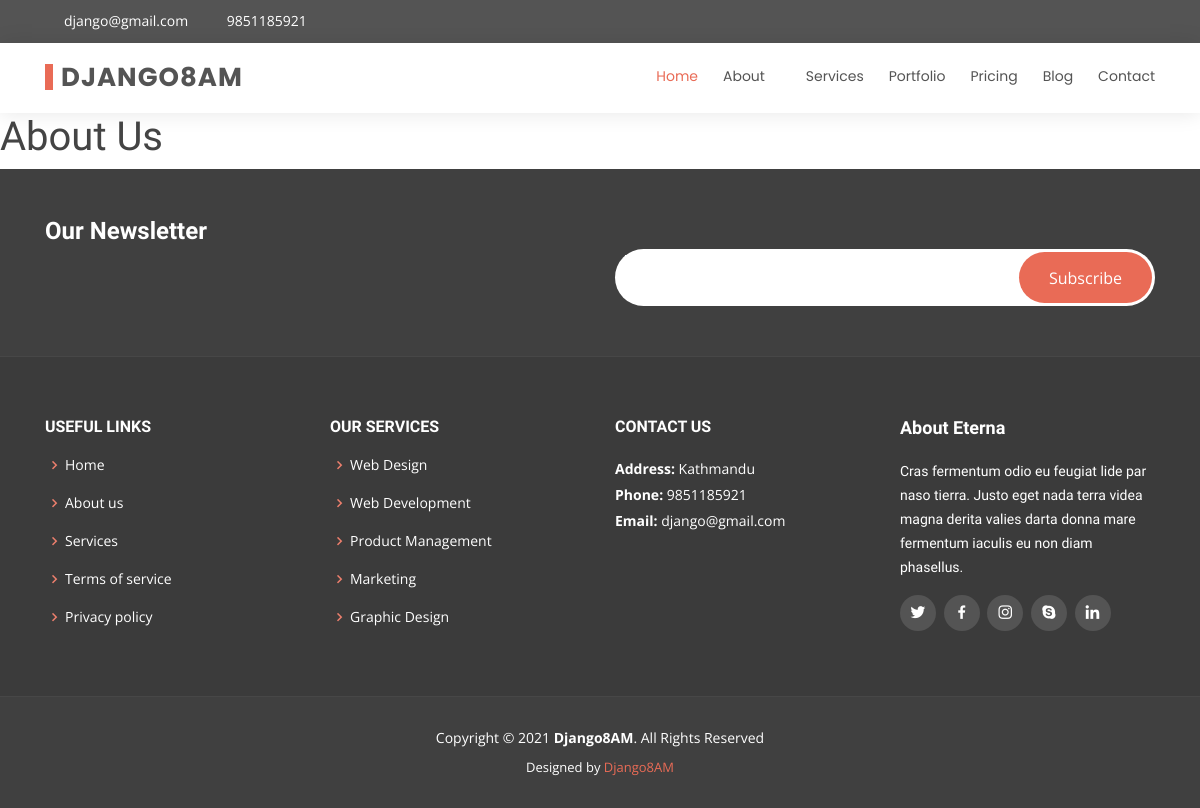
/about, run on the app's committed database.
### blog/models.py (models this page shows)
class ProjectConfig(models.Model):
    company_name = models.CharField(max_length=255)
    company_email = models.CharField(max_length=255)
    company_phone = models.CharField(max_length=100)
    company_address = models.CharField(max_length=255)
    company_fax = models.IntegerField(default=0)
    company_logo = models.ImageField(upload_to='logo')

### blog/views.py (the view)
# urls.py: path('about', views.about, name='about'),
def about(request):
    return render(request, page_path + 'about/about.html')

### blog/general.py (called while the page is built)
def global_data(request):
    data = {
        'title': 'Welcome',
        'settingData': ProjectConfig.objects.first()
    }
    return data

### blog/templates/frontend/pages/about/about.html
{% extends 'frontend/master/master.html' %}
{% block content %}
    <h1>About Us</h1>
{% endblock %}

### blog/templates/frontend/layouts/top-nav.html
<section id="topbar" class="d-none d-lg-block">
    <div class="container d-flex">
        <div class="contact-info mr-auto">
            <i class="icofont-envelope"></i><a href="mailto:{{ settingData.company_email}}">{{ settingData.company_email }}</a>
            <i class="icofont-phone"></i>{{settingData.company_phone}}
        </div>
        <div class="social-links">
            <a href="#" class="twitter"><i class="icofont-twitter"></i></a>
            <a href="#" class="facebook"><i class="icofont-facebook"></i></a>
            <a href="#" class="instagram"><i class="icofont-instagram"></i></a>
            <a href="#" class="skype"><i class="icofont-skype"></i></a>
            <a href="#" class="linkedin"><i class="icofont-linkedin"></i></a>
        </div>
    </div>
</section>

### blog/templates/frontend/layouts/top-header.html (shortened to what this page needs)
<header id="header">
    <div class="container d-flex">
        <div class="logo mr-auto">
            <h1 class="text-light"><a href="{% url 'index' %}"><span>{{ settingData.company_name }}</span></a></h1>
        </div>
        <nav class="nav-menu d-none d-lg-block">
            <ul>
                <li class="active"><a href="{% url 'index' %}">Home</a></li>
                <li class="drop-down"><a href="#">About</a>
                </li>
                <li><a href="services.html">Services</a></li>
                <li><a href="portfolio.html">Portfolio</a></li>
                <li><a href="pricing.html">Pricing</a></li>
                <li><a href="blog.html">Blog</a></li>
                <li><a href="contact.html">Contact</a></li>
            </ul>
        </nav>
    </div>
</header>

### blog/templates/frontend/layouts/footer.html (shortened to what this page needs)
<footer id="footer">
    <div class="footer-newsletter">
        <div class="container">
            <div class="row">
                <div class="col-lg-6">
                    <h4>Our Newsletter</h4>
                </div>
                <div class="col-lg-6">
                    <form action="" method="post">
                        <label>
                            <input type="email" name="email">
                        </label><input type="submit" value="Subscribe">
                    </form>
                </div>
            </div>
        </div>
    </div>
    <div class="footer-top">
        <div class="container">
            <div class="row">
                <div class="col-lg-3 col-md-6 footer-links">
                    <h4>Useful Links</h4>
                    <ul>
                        <li><i class="bx bx-chevron-right"></i> <a href="{% url 'index' %}">Home</a></li>
                        <li><i class="bx bx-chevron-right"></i> <a href="#">About us</a></li>
                        <li><i class="bx bx-chevron-right"></i> <a href="#">Services</a></li>
                        <li><i class="bx bx-chevron-right"></i> <a href="#">Terms of service</a></li>
                        <li><i class="bx bx-chevron-right"></i> <a href="#">Privacy policy</a></li>
                    </ul>
                </div>
                <div class="col-lg-3 col-md-6 footer-links">
                    <h4>Our Services</h4>
                    <ul>
                        <li><i class="bx bx-chevron-right"></i> <a href="#">Web Design</a></li>
                        <li><i class="bx bx-chevron-right"></i> <a href="#">Web Development</a></li>
                        <li><i class="bx bx-chevron-right"></i> <a href="#">Product Management</a></li>
                        <li><i class="bx bx-chevron-right"></i> <a href="#">Marketing</a></li>
                        <li><i class="bx bx-chevron-right"></i> <a href="#">Graphic Design</a></li>
                    </ul>
                </div>
                <div class="col-lg-3 col-md-6 footer-contact">
                    <h4>Contact Us</h4>
                    <p>
                        <strong>Address: </strong>{{ settingData.company_address }}<br>
                        <strong>Phone: </strong>{{ settingData.company_phone }}<br>
                        <strong>Email: </strong>{{settingData.company_email}}<br>
                    </p>
                </div>
                <div class="col-lg-3 col-md-6 footer-info">
                    <h3>About Eterna</h3>
                    <p>Cras fermentum odio eu feugiat lide par naso tierra. Justo eget nada terra videa magna derita
                        valies darta donna mare fermentum iaculis eu non diam phasellus.</p>
                    <div class="social-links mt-3">
                        <a href="#" class="twitter"><i class="bx bxl-twitter"></i></a>
                        <a href="#" class="facebook"><i class="bx bxl-facebook"></i></a>
                        <a href="#" class="instagram"><i class="bx bxl-instagram"></i></a>
                        <a href="#" class="google-plus"><i class="bx bxl-skype"></i></a>
                        <a href="#" class="linkedin"><i class="bx bxl-linkedin"></i></a>
                    </div>
                </div>
            </div>
        </div>
    </div>
    <div class="container">
        <div class="copyright">
            Copyright &copy; {% now 'Y' %}<strong><span> {{ settingData.company_name }}</span></strong>. All Rights Reserved
        </div>
        <div class="credits">
            Designed by <a href="">{{ settingData.company_name}}</a>
        </div>
    </div>
</footer>
{% load static %}

### blog/static/assets/css/style.css (style rules this page uses)
body { font-family: "Open Sans", sans-serif; color: #444444; }
a { color: #e96b56; }
h1, h2, h3, h4, h5, h6 { font-family: "Raleway", sans-serif; }
#topbar { background: #545454; padding: 10px 0; font-size: 14px; }
#topbar .contact-info { color: #fff; }
#topbar .contact-info a { line-height: 1; color: #fff; transition: 0.3s; }
#topbar .contact-info i { color: #e96b56; padding: 4px; }
#topbar .contact-info .icofont-phone { padding-left: 20px; }
#topbar .social-links a { color: #fff; padding: 4px 0 4px 16px; display: inline-block; line-height: 1px; transition: 0.3s; }
#topbar .social-links a:first-child { border-left: 0; }
#header { height: 70px; transition: all 0.5s; z-index: 997; transition: all 0.5s; padding: 10px 0; background: #fff; box-shadow: 0px 0px 20px 0px rgba(0, 0, 0, 0.1); position: relative; }
#header .logo h1 { font-size: 26px; padding: 0 0 0 8px; margin: 11px 0; line-height: 1; font-weight: 700; letter-spacing: 1px; text-transform: uppercase; font-family: "Poppins", sans-serif; border-left: 8px solid #e96b56; }
#header .logo h1 a, #header .logo h1 a:hover { color: #545454; text-decoration: none; }
.nav-menu, .nav-menu * { margin: 0; padding: 0; list-style: none; }
.nav-menu > ul > li { position: relative; white-space: nowrap; float: left; }
.nav-menu a { display: block; position: relative; color: #545454; padding: 13px 0 15px 25px; transition: 0.3s; font-size: 14px; font-family: "Poppins", sans-serif; }
.nav-menu a:hover, .nav-menu .active > a, .nav-menu li:hover > a { color: #e96b56; text-decoration: none; }
.nav-menu .drop-down > a:after { content: "\ea99"; font-family: IcoFont; padding-left: 5px; }
section { padding: 0 0 80px 0; }
#footer { background: #404040; padding: 0 0 30px 0; color: #fff; font-size: 14px; }
#footer .footer-newsletter { padding: 50px 0; background: #404040; }
#footer .footer-newsletter h4 { font-size: 24px; margin: 0 0 20px 0; padding: 0; line-height: 1; font-weight: 600; }
#footer .footer-newsletter form { margin-top: 30px; background: #fff; padding: 6px 10px; position: relative; border-radius: 50px; }
#footer .footer-newsletter form input[type="email"] { border: 0; padding: 8px; width: calc(100% - 140px); }
#footer .footer-newsletter form input[type="submit"] { position: absolute; top: 0; right: 0; bottom: 0; border: 0; background: none; font-size: 16px; padding: 0 30px; margin: 3px; background: #e96b56; color: #fff; transition: 0.3s; border-radius: 50px; }
#footer .footer-top { background: #3b3b3b; border-top: 1px solid #474747; border-bottom: 1px solid #474747; padding: 60px 0 30px 0; }
#footer .footer-top .footer-info { margin-bottom: 30px; }
#footer .footer-top .footer-info h3 { font-size: 18px; margin: 0 0 20px 0; padding: 2px 0 2px 0; line-height: 1; font-weight: 700; }
#footer .footer-top .footer-info p { font-size: 14px; line-height: 24px; margin-bottom: 0; font-family: "Raleway", sans-serif; color: #fff; }
#footer .footer-top .social-links a { font-size: 18px; display: inline-block; background: #545454; color: #fff; line-height: 1; padding: 8px 0; margin-right: 4px; border-radius: 50%; text-align: center; width: 36px; height: 36px; transition: 0.3s; }
#footer .footer-top h4 { font-size: 16px; font-weight: bold; color: #fff; text-transform: uppercase; position: relative; padding-bottom: 12px; }
#footer .footer-top .footer-links { margin-bottom: 30px; }
#footer .footer-top .footer-links ul { list-style: none; padding: 0; margin: 0; }
#footer .footer-top .footer-links ul i { padding-right: 2px; color: #ec7f6d; font-size: 18px; line-height: 1; }
#footer .footer-top .footer-links ul li { padding: 10px 0; display: flex; align-items: center; }
#footer .footer-top .footer-links ul li:first-child { padding-top: 0; }
#footer .footer-top .footer-links ul a { color: #fff; transition: 0.3s; display: inline-block; line-height: 1; }
#footer .footer-top .footer-contact { margin-bottom: 30px; }
#footer .footer-top .footer-contact p { line-height: 26px; }
#footer .copyright { text-align: center; padding-top: 30px; }
#footer .credits { padding-top: 10px; text-align: center; font-size: 13px; color: #fff; }

### data on the page
ProjectConfig: company_email "django@gmail.com", company_phone "9851185921", company_name "DJANGO8AM", company_address "Kathmandu", company_name "Django8AM"
